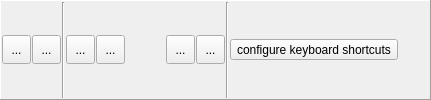
      <widget class="QFrame" name="frame_2">
       <property name="frameShape">
        <enum>QFrame::Panel</enum>
       </property>
       <property name="frameShadow">
        <enum>QFrame::Raised</enum>
       </property>
       <layout class="QHBoxLayout" name="horizontalLayout_3">
        <property name="spacing">
         <number>1</number>
        </property>
        <property name="leftMargin">
         <number>1</number>
        </property>
        <property name="topMargin">
         <number>1</number>
        </property>
        <property name="rightMargin">
         <number>1</number>
        </property>
        <property name="bottomMargin">
         <number>1</number>
        </property>
        <item>
         <widget class="QToolButton" name="btnConnectDevices">
          <property name="minimumSize">
           <size>
            <width>29</width>
            <height>29</height>
           </size>
          </property>
          <property name="toolTip">
           <string>connect all devices, except cameras</string>
          </property>
          <property name="text">
           <string>...</string>
          </property>
          <property name="icon">
           <iconset resource="spimb040.qrc">
            <normaloff>:/spimb040/connect_devices.png</normaloff>:/spimb040/connect_devices.png</iconset>
          </property>
          <property name="iconSize">
           <size>
            <width>22</width>
            <height>22</height>
           </size>
          </property>
         </widget>
        </item>
        <item>
         <widget class="QToolButton" name="btnConnectCameras">
          <property name="minimumSize">
           <size>
            <width>29</width>
            <height>29</height>
           </size>
          </property>
          <property name="toolTip">
           <string>connect all cameras</string>
          </property>
          <property name="text">
           <string>...</string>
          </property>
          <property name="icon">
           <iconset resource="spimb040.qrc">
            <normaloff>:/spimb040/connect_cameras.png</normaloff>:/spimb040/connect_cameras.png</iconset>
          </property>
          <property name="iconSize">
           <size>
            <width>22</width>
            <height>22</height>
           </size>
          </property>
         </widget>
        </item>
        <item>
         <widget class="Line" name="line_5">
          <property name="orientation">
           <enum>Qt::Vertical</enum>
          </property>
         </widget>
        </item>
        <item>
         <widget class="QToolButton" name="btnDisconnectDevices">
          <property name="minimumSize">
           <size>
            <width>29</width>
            <height>29</height>
           </size>
          </property>
          <property name="toolTip">
           <string>disconnect all devices, except cameras</string>
          </property>
          <property name="text">
           <string>...</string>
          </property>
          <property name="icon">
           <iconset resource="spimb040.qrc">
            <normaloff>:/spimb040/disconnect_devices.png</normaloff>:/spimb040/disconnect_devices.png</iconset>
          </property>
          <property name="iconSize">
           <size>
            <width>22</width>
            <height>22</height>
           </size>
          </property>
         </widget>
        </item>
        <item>
         <widget class="QToolButton" name="btnDisconnectCameras">
          <property name="minimumSize">
           <size>
            <width>29</width>
            <height>29</height>
           </size>
          </property>
          <property name="toolTip">
           <string>disconnect all cameras</string>
          </property>
          <property name="text">
           <string>...</string>
          </property>
          <property name="icon">
           <iconset resource="spimb040.qrc">
            <normaloff>:/spimb040/disconnect_cameras.png</normaloff>:/spimb040/disconnect_cameras.png</iconset>
          </property>
          <property name="iconSize">
           <size>
            <width>22</width>
            <height>22</height>
           </size>
          </property>
         </widget>
        </item>
        <item>
         <spacer name="horizontalSpacer_3">
          <property name="orientation">
           <enum>Qt::Horizontal</enum>
          </property>
          <property name="sizeHint" stdset="0">
           <size>
            <width>40</width>
            <height>20</height>
           </size>
          </property>
         </spacer>
        </item>
        <item>
         <widget class="QToolButton" name="btnLoadSetup">
          <property name="minimumSize">
           <size>
            <width>29</width>
            <height>29</height>
           </size>
          </property>
          <property name="toolTip">
           <string>load all settings in this form from an external INI file</string>
          </property>
          <property name="text">
           <string>...</string>
          </property>
          <property name="icon">
           <iconset resource="spimb040.qrc">
            <normaloff>:/spimb040/template_open.png</normaloff>:/spimb040/template_open.png</iconset>
          </property>
          <property name="iconSize">
           <size>
            <width>22</width>
            <height>22</height>
           </size>
          </property>
         </widget>
        </item>
        <item>
         <widget class="QToolButton" name="btnSaveSetup">
          <property name="minimumSize">
           <size>
            <width>29</width>
            <height>29</height>
           </size>
          </property>
          <property name="toolTip">
           <string>save all settings in this form from an external INI file</string>
          </property>
          <property name="text">
           <string>...</string>
          </property>
          <property name="icon">
           <iconset resource="spimb040.qrc">
            <normaloff>:/spimb040/template_save.png</normaloff>:/spimb040/template_save.png</iconset>
          </property>
          <property name="iconSize">
           <size>
            <width>22</width>
            <height>22</height>
           </size>
          </property>
         </widget>
        </item>
        <item>
         <widget class="Line" name="line_8">
          <property name="orientation">
           <enum>Qt::Vertical</enum>
          </property>
         </widget>
        </item>
        <item>
         <widget class="QToolButton" name="btnShortcutConfig">
          <property name="toolTip">
           <string>configure the keyboard shortcuts for the SPIM control</string>
          </property>
          <property name="text">
           <string>configure keyboard shortcuts</string>
          </property>
          <property name="icon">
           <iconset resource="spimb040.qrc">
            <normaloff>:/spimb040/shortcut_settings.png</normaloff>:/spimb040/shortcut_settings.png</iconset>
          </property>
          <property name="iconSize">
           <size>
            <width>22</width>
            <height>22</height>
           </size>
          </property>
         </widget>
        </item>
        <item>
         <widget class="QToolButton" name="btnLockFiltersEtc">
          <property name="minimumSize">
           <size>
            <width>24</width>
            <height>24</height>
           </size>
          </property>
          <property name="toolTip">
           <string>lock/unlock filters &amp; objectives</string>
          </property>
          <property name="text">
           <string/>
          </property>
          <property name="icon">
           <iconset resource="spimb040.qrc">
            <normaloff>:/spimb040/lock_opened.png</normaloff>
            <normalon>:/spimb040/lock_closed.png</normalon>:/spimb040/lock_opened.png</iconset>
          </property>
          <property name="iconSize">
           <size>
            <width>22</width>
            <height>22</height>
           </size>
          </property>
          <property name="checkable">
           <bool>true</bool>
          </property>
          <property name="checked">
           <bool>false</bool>
          </property>
          <property name="autoRaise">
           <bool>true</bool>
          </property>
         </widget>
        </item>
       </layout>
      </widget>
